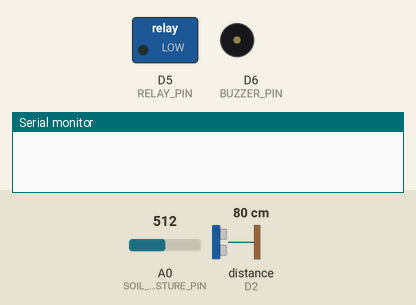
This sketch was run on a simulated ESP8266 (NodeMCU). Shown: switched loads named in the sketch (green lamp = pin HIGH), buzzer (waves = sounding, pin HIGH), the last lines printed to the serial monitor. The inputs (shaded band) are chosen by the test bench; at power-on: distance to the obstacle (sensor on D2) 80 cm, A0 (SOIL_MOISTURE_PIN) = 512. The echo pulse lasts 58.3 µs per cm; WiFi joins after 1.5 s; servers stay silent unless stated; pins used as bus, display or sensor lines are not drawn.

Above: at 3.0 s.
3.1 s: distance to the obstacle (sensor on D2) set to 54 cm
13.3 s: distance to the obstacle (sensor on D2) set to 45 cm
At 22.8 s:
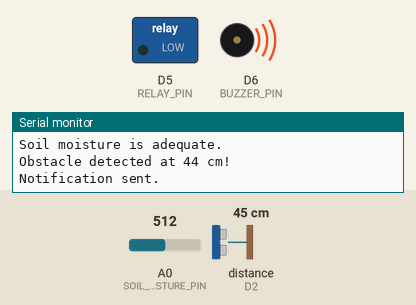
23.3 s: A0 (SOIL_MOISTURE_PIN) set to 984
28.0 s: A0 (SOIL_MOISTURE_PIN) set to 1014
At 32.7 s:
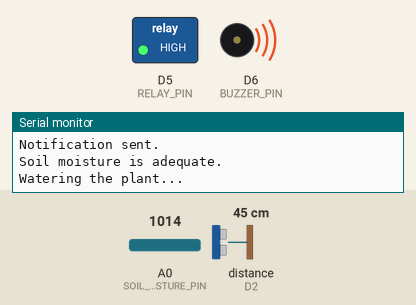
33.3 s: distance to the obstacle (sensor on D2) set to 60 cm
At 42.8 s:
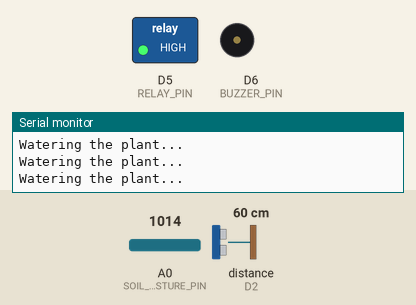
43.3 s: distance to the obstacle (sensor on D2) set to 2 cm
At 52.7 s:
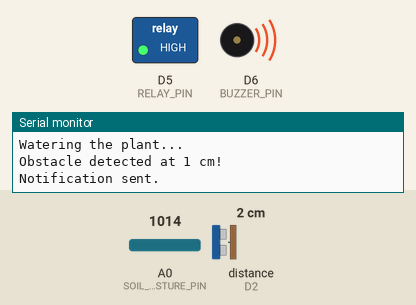
Timing chart, 0 to 54.2 s (numbered marks = the images above; inputs shaded):
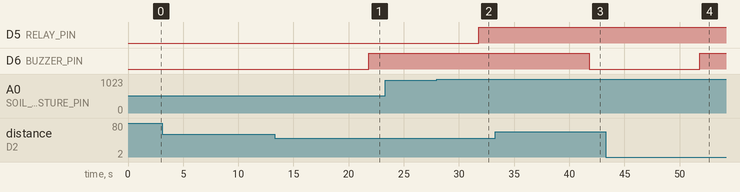

Measured:
- the behaviour switches between 51 and 50 cm on distance to the obstacle (sensor on D2) (found by bisection; images 0 and 1)
- the behaviour switches between 1000 and 1001 on A0 (SOIL_MOISTURE_PIN) (found by bisection; images 1 and 2)
- after the input at 13.3 s, D6 (BUZZER_PIN): LOW → HIGH after 8.5 s
- after the input at 28.0 s, D5 (RELAY_PIN): LOW → HIGH after 3.8 s
- after the input at 33.3 s, D6 (BUZZER_PIN): HIGH → LOW after 8.5 s
- after the input at 43.3 s, D6 (BUZZER_PIN): LOW → HIGH after 8.5 s

The sketch:

sketch_sep14a.ino
```cpp
// Include necessary libraries
#define BLYNK_TEMPLATE_NAME "Varun D C"
#define BLYNK_AUTH_TOKEN "msGBHiYKsZdsQkK9dF-hz1Q7aOJ6IQZ1"
#define BLYNK_TEMPLATE_ID "TMPL3QEsLnjDP"
#include <ESP8266WiFi.h>
#include <BlynkSimpleEsp8266.h>

// Blynk Auth Token
char auth[] = "msGBHiYKsZdsQkK9dF-hz1Q7aOJ6IQZ1";

// Wi-Fi credentials
const char* ssid = "realme";
const char* password = "123456789";

// GPIO pin assignments
#define TRIG_PIN D1          // Trigger pin of ultrasonic sensor
#define ECHO_PIN D2          // Echo pin of ultrasonic sensor
#define RELAY_PIN D5         // Relay control pin
#define BUZZER_PIN D6        // Buzzer control pin
#define SOIL_MOISTURE_PIN A0 // Soil moisture sensor

BlynkTimer timer;
bool notificationSent = false;  // Flag to track if notification was already sent

// Function to read the ultrasonic sensor distance
long readUltrasonicDistance() {
  digitalWrite(TRIG_PIN, LOW);
  delayMicroseconds(2);
  digitalWrite(TRIG_PIN, HIGH);
  delayMicroseconds(10);
  digitalWrite(TRIG_PIN, LOW);

  long duration = pulseIn(ECHO_PIN, HIGH);
  long distance = duration * 0.034 / 2;  // Convert time to distance (cm)
  return distance;
}

// Function to check soil moisture level and control relay
void checkSoilMoisture() {
  int moistureValue = analogRead(SOIL_MOISTURE_PIN); // Read soil moisture sensor
  Blynk.virtualWrite(V0, moistureValue);             // Send moisture value to Blynk
  //Serial.println(moistureValue);
  if (moistureValue > 1000) {  // Soil is dry
    digitalWrite(RELAY_PIN, HIGH);  // Turn on water pump
    Serial.println("Watering the plant...");
    //Serial.println(moistureValue);
  } else {
    digitalWrite(RELAY_PIN, LOW);   // Turn off water pump
    Serial.println("Soil moisture is adequate.");
    //Serial.println(moistureValue);
  }
}

// Function to check for obstacles using ultrasonic sensor and send notification if below 50 cm
void checkUltrasonic() {
  long distance = readUltrasonicDistance();
  Blynk.virtualWrite(V1, distance);  // Send distance value to Blynk

  if (distance < 50 && !notificationSent) {  // If an obstacle is detected within 50 cm and notification hasn't been sent yet
    digitalWrite(BUZZER_PIN, HIGH);   // Turn on buzzer
    String notificationMessage = "Obstacle detected at " + String(distance) + " cm!";
    Serial.println(notificationMessage);
    //Serial.println(distance);

    // Trigger Blynk event for notification

    Blynk.logEvent("obstacle_alert", notificationMessage);
    notificationSent = true;  // Set flag to avoid sending multiple notifications
    Serial.println("Notification sent.");
  }
  else if (distance >= 50) {
    //Serial.println(distance);
    digitalWrite(BUZZER_PIN, LOW);   // Turn off buzzer
    notificationSent = false;  // Reset notification flag once the obstacle is gone
  }
}

void setup() {
  // Initialize Serial Monitor
  Serial.begin(115200);

  // Set pin modes
  pinMode(TRIG_PIN, OUTPUT);
  pinMode(ECHO_PIN, INPUT);
  pinMode(RELAY_PIN, OUTPUT);
  pinMode(BUZZER_PIN, OUTPUT);

  // Initialize Blynk
  Blynk.begin(auth, ssid, password);

  // Set up timers to regularly check sensors
  timer.setInterval(5000L, checkSoilMoisture);  // Check soil moisture every 5 seconds
  timer.setInterval(10000L, checkUltrasonic);    // Check ultrasonic sensor every 2 seconds
}

void loop() {
  Blynk.run();
  timer.run();
}
```
